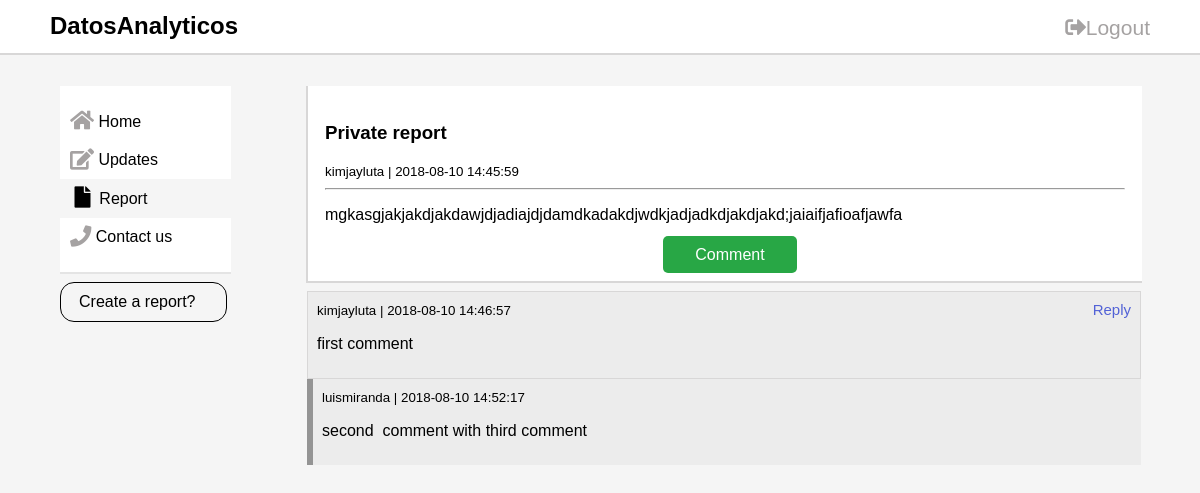
/viewreport_user.php?rpid=3, run on the app's committed database.
### tables this page shows
CREATE TABLE `report` (
  `id` int(11) NOT NULL,
  `title` text NOT NULL,
  `description` text NOT NULL,
  `send_at` datetime DEFAULT NULL,
  `user_id` int(11) NOT NULL
);

CREATE TABLE `users` (
  `id` int(11) NOT NULL,
  `username` varchar(255) NOT NULL,
  `password` varchar(255) NOT NULL,
  `email` varchar(255) NOT NULL,
  `firstname` varchar(255) NOT NULL,
  `lastname` varchar(255) NOT NULL,
  `type` int(11) NOT NULL
);

CREATE TABLE `comments` (
  `id` int(11) NOT NULL,
  `comment_text` text NOT NULL,
  `post_id` int(11) DEFAULT NULL,
  `report_id` int(11) DEFAULT NULL,
  `comment_by` int(11) NOT NULL,
  `comment_at` datetime NOT NULL
);

CREATE TABLE `reply` (
  `id` int(11) NOT NULL,
  `reply_text` varchar(255) NOT NULL,
  `reply_at` datetime NOT NULL,
  `comment_id` int(11) NOT NULL,
  `reply_by` int(11) NOT NULL,
  `post_id` int(11) DEFAULT NULL,
  `report_id` int(11) DEFAULT NULL
);

### viewreport_user.php (the view, shortened to what this page needs)
<?php
include "functions/database.php";
@$loggedId = $_SESSION['id'];
@$loggedType = $_SESSION['type'];
?>
<!doctype html>
<html lang="en">
<head>
    <link rel="stylesheet" href="https://use.fontawesome.com/releases/v5.1.0/css/all.css">
    <link href="https://cdnjs.cloudflare.com/ajax/libs/font-awesome/4.4.0/css/font-awesome.min.css" rel="stylesheet" type="text/css" />
    <link rel="stylesheet" href="https://cdnjs.cloudflare.com/ajax/libs/codemirror/5.25.0/codemirror.min.css">
    <link href="https://cdnjs.cloudflare.com/ajax/libs/froala-editor/2.8.4/css/froala_editor.pkgd.min.css" rel="stylesheet" type="text/css" />
    <link href="https://cdnjs.cloudflare.com/ajax/libs/froala-editor/2.8.4/css/froala_style.min.css" rel="stylesheet" type="text/css" />
    <link rel="stylesheet" href="https://use.fontawesome.com/releases/v5.1.0/css/all.css">
    <link rel="stylesheet" href="//code.jquery.com/ui/1.12.1/themes/base/jquery-ui.css">
    <link rel="stylesheet" href="css/viewreport_user.css">
</head>
<body>
<nav class="nav">
    <div class="container">
        <h2  style="margin: 6px 0 10px 0;float: left">DatosAnalyticos</h2>
        <a href="functions/lslfunction.php?logout" type="submit" id="logout" name="logout"><i class="fas fa-sign-out-alt"  ></i>Logout</a>
    </div>
</nav>
<div class="container">
    <div class="row">
        <div class="colOne">
            <ul>
                <li><a href="index.php" class="link" ><i class="fas fa-home fa-lg" style="color: #a5a2a2;"></i> Home</a></li>
                <li><a href="updates.php" class="link"><i class="fas fa-edit fa-lg" style="color: #a5a2a2;"></i> Updates</a></li>
                <?php
                if ($loggedType > 0){
                    echo ' <li><a href="adminpost.php" class="link"><i class="fas fa-pen-alt fa-lg" style="color: #a5a2a2;"></i>  Post</a></li>';
                    echo ' <li class="active"><a href="sent_reports.php" class="link"><i class="fas fa-envelope-open"></i> View reports</a></li>';
                } else{
                    echo '<li class="active"><a href="report.php" class="link">&nbsp;<i class="fas fa-file fa-lg"></i>&nbsp;&nbsp;Report</a></li>';
                }
                ?>
                <li><a href="#" class="link"><i class="fas fa-phone fa-lg" style="color: #a5a2a2;"></i>&nbsp;Contact us</a></li>
            </ul>
            <a href="sendreport.php" class="createReport" <?php if ($loggedType > 0){echo 'style="display: none"';}?>>Create a report?</a>
        </div>
        <div id="qpost">
            <?php
            @$reportId = $_GET['rpid'];
            $query = mysqli_query($connect,"SELECT report.*,users.username FROM report,users WHERE report.user_id=users.id AND report.id ='$reportId'  ORDER BY `id` DESC");
            $posts = array();
            while ($row = mysqli_fetch_array($query)){
                array_push($posts,$row);
            }
            foreach ($posts as $v) {
                echo '<div class="colTwo">';
                echo "<h3>" . $v['title'] . "</h3>";
                echo "<small>" . $v['username'] . " | " . $v['send_at'] . "</small><hr/>";
                echo "<p>" . $v['description'] . "</p>";
                echo "<div style='text-align: center; margin-top: 22px;'>";
                echo '<a href="comment.php?rpid='.$reportId.'" class="cmtBtn">Comment</a>';
                echo '</div>';
                echo '</div>';
            }
            ?>
        </div>
        <?php
        $query = mysqli_query($connect,"SELECT comments.*,users.username FROM users,comments WHERE comments.comment_by = users.id AND comments.report_id = '$reportId' ORDER BY id DESC");
        $comment = array();
        while ($row = mysqli_fetch_array($query)){
            array_push($comment,$row);
        }
        @ $sql = "SELECT reply.*,users.username FROM reply,users WHERE reply.report_id = '$reportId' AND reply.reply_by = users.id ";
        @ $query = mysqli_query($connect, $sql);
        $reply = array();
        while ($row = mysqli_fetch_array($query)){
            $reply[$row['comment_id']][] = $row;
        }
        foreach ($comment as $c){
            $commentId = $c['id'];
            echo '<div class="commentcard" data-id="'.$commentId.'">
                    <small>'.$c['username'].' | '.$c['comment_at'].'</small>';
                    if($loggedId == $c['comment_by']){
                        echo '<div class="editDeleteBtn">
                                <a href="editPage.php?replyRepId='.$commentId.'&reportId='.$reportId.'" id="edit" class="editDelete">Edit |</a>
                                <a href="#" id="delete" class="editDelete">Delete</a>
                              </div>';
                    }else{
                        echo '<a href="javascript:void(0)" class="reply">Reply</a>';
                    }
            echo '<p>'.$c['comment_text'].'</p>';
            echo '  <div class="replysec">
                        <hr>
                        <form action="functions/postfunction.php?cmId='.$c['id'].'&rpid='.@$reportId.'"  method="post">
                            <textarea name="replyArea" class="replyArea textarea"  rows="3" placeholder="&nbsp;@'.$c['username'].'"></textarea><br>
                            <div class="replyBtn">
                                <button class="rbtn">Cancel </button>
                                <button type="submit" name="reply" class="rbtn">Submit </button>
                            </div>
                        </form>
                    </div>
                  </div>';
            if (isset($reply[$commentId])){
                foreach ($reply[$commentId] as $r){
                    echo '<div class="replycard" >
                        <small>'.@$r['username'].' | '.@$r['reply_at'].'</small>';
                    echo '<p>'.@$r['reply_text'].'</p>';
                    echo'<div class="replysection" style="display: none;"><hr>
                        <form action="functions/postfunction.php?commentId='.$c['id'].'&pid='.@$reportId.'"  method="post">
                            <textarea name="replyArea" class="replyArea textarea"  rows="3" placeholder="&nbsp;@'.$c['username'].'"></textarea><br>
                            <div class="replyBtn">
                                <button class="rbtn">Cancel </button>
                                <button type="submit" name="reply" class="rbtn">Submit </button>
                            </div>
                        </form>
                    </div>
                  </div>';
                }
            }
        }
        ?>
    </div>
</div>
</body>
</html>

### css/viewreport_user.css (style rules this page uses)
body { margin: 0; background-color: whitesmoke; font-family: Arial, sans-serif; }
.nav { height: 53px; background-color: white; margin-bottom: 25px; border-bottom: 2px solid #d8d7d7; width: auto; }
.container { width: 1100px; padding: 6px; margin: auto; }
.colOne { background: white; width: 171px; float: left; border-bottom:2px solid #bfbfbf6b; margin-left: 10px; }
.colTwo { word-wrap: break-word; width: 800px; margin-left: 16rem; padding: 17px; background-color: white; margin-bottom: 8px; font-family: sans-serif; border-bottom: 2px solid #d8d7d7; border-left: 2px solid #d8d7d7; }
.link { text-decoration: none; color: #000; font-size: 16px; text-align: center; }
.cmtBtn { text-decoration: none; padding: 10px 32px; color: white; background: #28a745; border-radius: 5px; margin-left: 10px; transition: background-color 1s; }
.commentcard { word-wrap: break-word; margin-top: 4px; border: 1px solid #d8d7d7; padding: 9px; width: 814px; margin-left: 257px; background-color: #ececec; font-family: sans-serif; }
.replycard { word-wrap: break-word; padding: 9px; width: 810px; margin-left: 257px; background-color: #ececec; font-family: sans-serif; border-left: 6px solid #949494; }
.active { background: whitesmoke; }
#logout { float: right; margin-top:10px; font-size: 21px; color: #a5a2a2; text-decoration: none; }
.reply { font-size: 15px; text-decoration: none; color: #5262d6; float: right; }
.createReport { position: absolute; margin-top: 10px; border: 1px solid black; padding: 10px 30px 10px 18px; color: black; text-decoration: none; border-radius: 14px; transition:background-color 1s; }
ul { list-style: none; padding-left: 0 !important; }
ul>li { font-family: sans-serif; padding: 10px; }

### data on the page
report: title "Private report", user.username "kimjayluta", send_at "2018-08-10 14:45:59", description "mgkasgjakjakdjakdawjdjadiajdjdamdkadakdjwdkjadjadkdjakdjakd;jaiaifjafioafjawfa"
comments: comment_by.username "kimjayluta", comment_at "2018-08-10 14:46:57", shows "Reply", comment_text "first comment"
reply: reply_by.username "luismiranda", reply_at "2018-08-10 14:52:17", reply_text "second comment with third comment"
